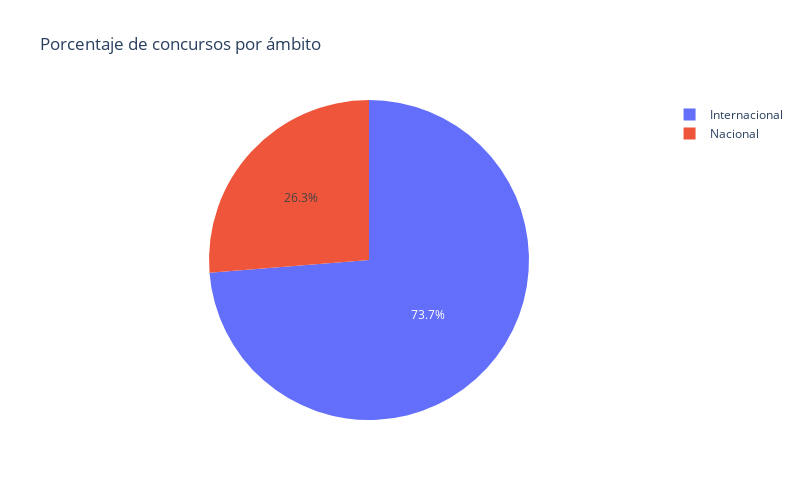

Notebook source saved alongside this figure:
### Code cell
df = pd.DataFrame(n_concursos_ambito)
# Convert percentage strings to integers
df[1] = df[1].str.replace('%', '').str.strip().astype(int)
fig = px.pie(df, values=1, names=0, title = 'Porcentaje de concursos por ámbito')
fig.update_layout(width=800, height=500)
fig.show()

### Figure 1 — Plotly figure (JSON) as saved in the notebook; plotly's stock layout.template omitted (floating-point values rounded to 4 significant figures)
{"data": [{"domain": {"x": [0, 1], "y": [0, 1]}, "hovertemplate": "0=%{label}<br>1=%{value}<extra></extra>", "labels": ["Internacional", "Nacional"], "legendgroup": "", "name": "", "showlegend": true, "type": "pie", "values": [73, 26]}], "layout": {"height": 500, "legend": {"tracegroupgap": 0}, "title": {"text": "Porcentaje de concursos por ámbito"}, "width": 800}}
